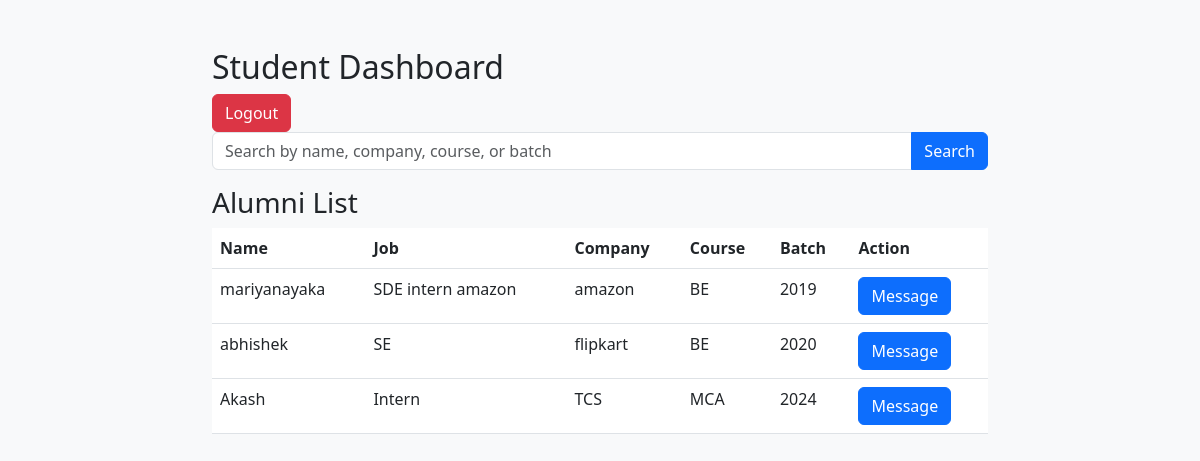
/student/dashboard (signed in), run on the app's committed database.
### tables this page shows
CREATE TABLE alumni (
            alumni_id INTEGER PRIMARY KEY AUTOINCREMENT,
            name TEXT,
            email TEXT UNIQUE,
            password TEXT,
            job TEXT,
            company TEXT,
            course TEXT,
            batch INTEGER,
            status TEXT DEFAULT 'pending'
        );

### app.py (the view)
@app.route('/student/dashboard')
def student_dashboard():
    if 'student_id' not in session:
        return redirect(url_for('student_login'))
    with sqlite3.connect('alumni.db') as conn:
        c = conn.cursor()
        c.execute("SELECT * FROM alumni WHERE status = 'approved'")
        alumni = c.fetchall()
    return render_template('student_dashboard.html', alumni=alumni)

### templates/student_dashboard.html (shortened to what this page needs)
<!DOCTYPE html>
<html lang="en">
<head>
    <link href="https://cdn.jsdelivr.net/npm/bootstrap@5.3.0/dist/css/bootstrap.min.css" rel="stylesheet">
    <link href="{{ url_for('static', filename='css/style.css') }}" rel="stylesheet">
</head>
<body>
    <div class="container mt-5">
        <h2>Student Dashboard</h2>
        <a href="/logout" class="btn btn-danger">Logout</a>
        <form action="/student/search" method="GET" class="mb-3">
            <div class="input-group">
                <input type="text" class="form-control" name="query" placeholder="Search by name, company, course, or batch" value="{{ query or '' }}">
                <button type="submit" class="btn btn-primary">Search</button>
            </div>
        </form>
        <h3>Alumni List</h3>
        <table class="table">
            <thead>
                <tr>
                    <th>Name</th>
                    <th>Job</th>
                    <th>Company</th>
                    <th>Course</th>
                    <th>Batch</th>
                    <th>Action</th>
                </tr>
            </thead>
            <tbody>
                {% for alum in alumni %}
                <tr>
                    <td>{{ alum[1] }}</td>
                    <td>{{ alum[4] }}</td>
                    <td>{{ alum[5] }}</td>
                    <td>{{ alum[6] }}</td>
                    <td>{{ alum[7] }}</td>
                    <td><a href="/chat/{{ alum[0] }}" class="btn btn-primary">Message</a></td>
                </tr>
                {% endfor %}
            </tbody>
        </table>
    </div>
</body>
</html>

### static/css/style.css (style rules this page uses)
body { background-color: #f8f9fa; }
.container { max-width: 800px; }
.table { background-color: white; }

### data on the page
alumni: name "mariyanayaka", job "SDE intern amazon", company "amazon", course "BE", batch "2019"
alumni: name "abhishek", job "SE", company "flipkart", course "BE", batch "2020"
alumni: name "Akash", job "Intern", company "TCS", course "MCA", batch "2024"
